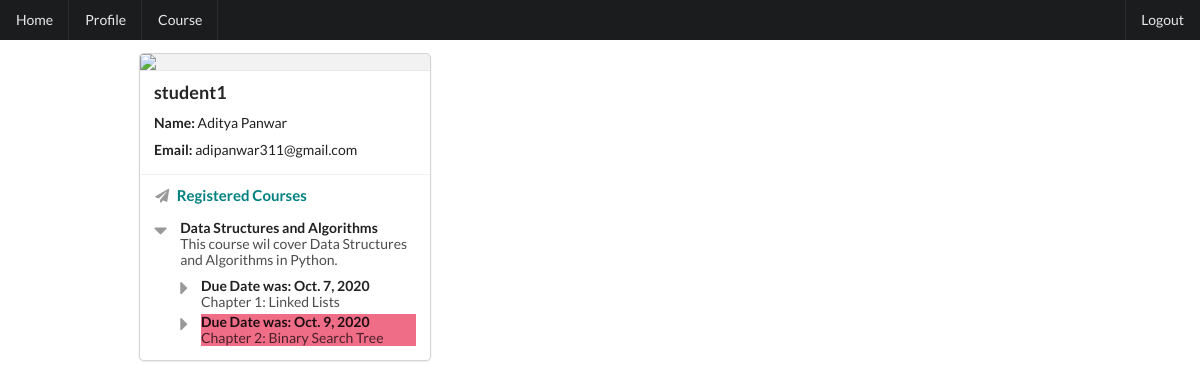
The page /profile/ (signed in) on the database as committed earlier.
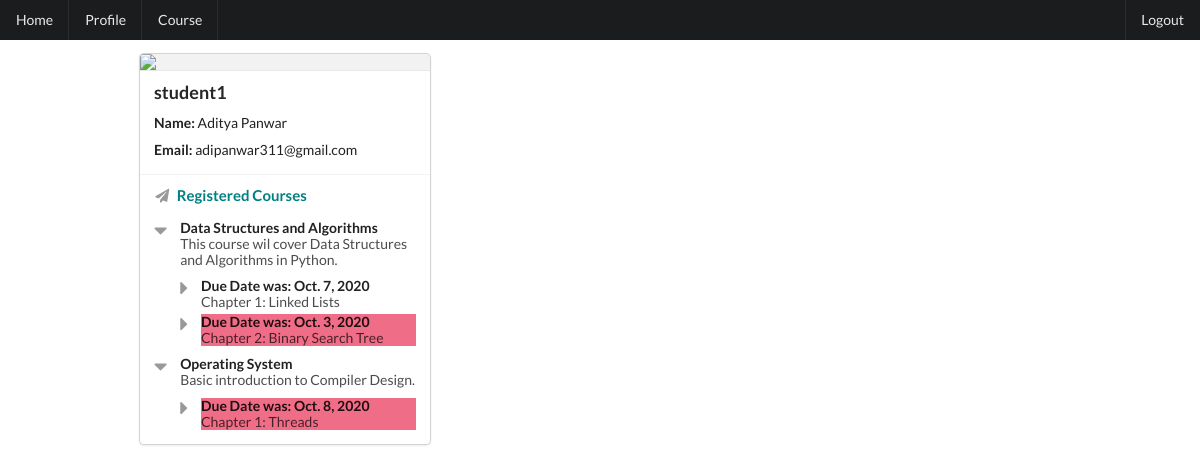
The same page on the database as committed later.
### tutorial/models.py (models this page shows, shortened)
class Course(models.Model):
    name = models.CharField(max_length=100)
    description = models.CharField(max_length=250, default="Description of the course.")

class Register(models.Model):
    course = models.ForeignKey(Course, on_delete=models.CASCADE)
    user = models.ForeignKey(User, on_delete=models.CASCADE)
    chapter = models.ForeignKey(Chapter, on_delete=models.CASCADE)
    due_date = models.DateField(auto_now=False)
    completed = models.BooleanField(default=False)

class Chapter(models.Model):
    name = models.CharField(max_length=120, null=False)
    course = models.ForeignKey(Course, on_delete=models.CASCADE)
    due = models.IntegerField()

### tutorial/views.py (the view)
# urls.py: path('profile/', views.profile, name='site-profile'),
@login_required
def profile(request):
    courses = dict()
    for obj in Register.objects.filter(user=request.user):
        course = Course.objects.get(id=obj.course.id)
        if course not in courses.keys():
            courses[course] = list()
        courses[course].append(obj)
    today_date = date(datetime.now().year, datetime.now().month, datetime.now().day)
    return render(request, "tutorial/profile.html", {'courses': courses, 'date': today_date})

### tutorial/templates/tutorial/profile.html (shortened to what this page needs)
{% extends 'tutorial/base.html' %}
{% block content %}
    <div class="ui card">
        <div class="ui image">
            <img src="https://semantic-ui.com/images/avatar/large/steve.jpg" class="visible content">
        </div>
        <div class="content">
            <p class="header">{{ user.username }}</p>
            <p><strong>Name:</strong> {{ user.first_name }} {{ user.last_name }}</p>
            <p><strong>Email:</strong> {{ user.email }}</p>
        </div>
        <div class="extra content">
            <div>
                <i class="paper plane icon"></i>
                    <h4 style="display: inline; color: teal">Registered Courses</h4>
            </div>
            <div class="ui list">
                {% for course, registers in courses.items %}
                    <div class="item">
                        <i class="large caret down icon"></i>
                        <div class="content">
                            <div class="header">{{ course.name }}</div>
                            <div class="description">{{ course.description }}</div>
                            <div class="list">
                                {% for register in registers %}
                                    <div class="item">
                                        <i class="large caret right icon"></i>
                                        <div class="content">
                                            {% if register.due_date >= date %}
                                                <div class="header">Due Date is: {{ register.due_date }}</div>
                                                <div class="description">{{ register.chapter.name }}</div>
                                                {% if not register.completed %}
                                                    <form action="{% url 'validate-chapter' %}"method="POST">
                                                        {% csrf_token %}
                                                        <input name="complete" value="{{ register.id }}" style="visibility: hidden;">
                                                        <button type="submit" class="ui tiny labeled icon green button">
                                                            <i class="calendar check outline icon"></i>
                                                            Mark Completed
                                                        </button>
                                                    </form>
                                                {% endif %}
                                            {% else %}
                                                {% if register.completed %}
                                                    <div class="header">Due Date was: {{ register.due_date }}</div>
                                                    <div class="description">{{ register.chapter.name }}</div>
                                                {% else %}
                                                    <div class="header" style="background-color: rgb(240, 109, 135);">Due Date was: {{ register.due_date }}</div>
                                                    <div class="description" style="background-color: rgb(240, 109, 135);">{{ register.chapter.name }}</div>
                                                {% endif %}
                                            {% endif %}
                                        </div>
                                    </div>
                                {% endfor %}
                            </div>
                        </div>
                    </div>
                {% endfor %}
            </div>
        </div>
    </div>
{% endblock %}

Rows that differ between the two databases and show on the page:
changed Register "Chapter 2: Binary Search Tree": due_date "Oct. 9, 2020" → "Oct. 3, 2020"
now on this page (row unchanged): Course: name "Operating System", description "Basic introduction to Compiler Design."
added Register: due_date "Oct. 8, 2020", chapter.name "Chapter 1: Threads", shown under "Operating System"
